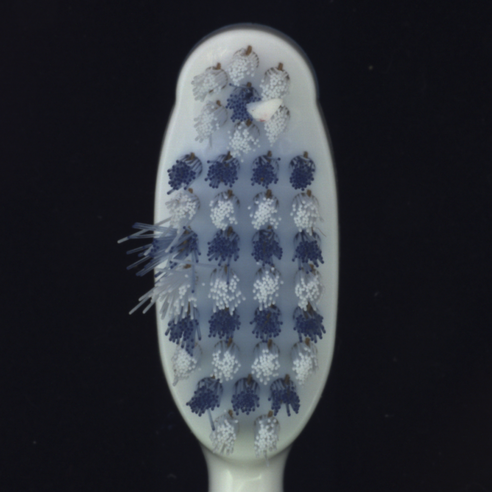
#> input picture data/train/defective/000.png, 492 x 492 px, shrunk from 1024 x 1024 before the run
$ jupyter execute 01_cv_preprocessing.ipynb
#> lines starting #> are read from the running program, lines starting #| are printed output that depends on the picture; after the words box and inside, x2 and y2 are one past the last pixel; in counts of white or black regions, pixels touching at a corner belong together
[cell 1]
import os
import cv2
import numpy as np
import matplotlib.pyplot as plt

[cell 2]
current_dir = os.getcwd()
if current_dir.endswith('notebooks'):
    PROJECT_ROOT = os.path.abspath(os.path.join(current_dir, '..'))
else:
    PROJECT_ROOT = current_dir

DATA_DIR = os.path.join(PROJECT_ROOT, 'data')

[cell 3]
DEFECTIVE_DIR = os.path.join(DATA_DIR, 'train', 'defective')
GOOD_DIR = os.path.join(DATA_DIR, 'train', 'good')
GT_DIR = os.path.join(DATA_DIR, 'ground_truth', 'defective')

[cell 4]
def load_sample(image_name, is_defective=True):
    """
    Loads an image and its corresponding ground truth mask from the local file system.

    Args:
        image_name (str): The filename of the image (e.g., '000.png').
        is_defective (bool): Determines which folder to look in.

    Returns:
        tuple: (RGB image array, Grayscale mask array)
    """
#> called with image_name = '000.png', is_defective = True
    if is_defective:
        img_path = os.path.join(DEFECTIVE_DIR, image_name)
        mask_name = image_name.replace('.png', '_mask.png')
        mask_path = os.path.join(GT_DIR, mask_name)
    else:
        img_path = os.path.join(GOOD_DIR, image_name)
        mask_path = None

    image = cv2.imread(img_path)
#> image is the input picture: shape (492, 492, 3); mean B, G, R 55.2, 48.2, 45.2
    if image is None:
        raise FileNotFoundError(f"Image not found at: {img_path}")
    image = cv2.cvtColor(image, cv2.COLOR_BGR2RGB)

    if mask_path and os.path.exists(mask_path):
        mask = cv2.imread(mask_path, cv2.IMREAD_GRAYSCALE)
    else:
        mask = np.zeros((image.shape[0], image.shape[1]), dtype=np.uint8)

    return image, mask

[cell 5]
test_image_name = '000.png'
img, mask = load_sample(test_image_name, is_defective=True)
#> mask: shape (492, 492); every value is 0

print(f"Successfully loaded '{test_image_name}'!")
print(f"Image matrix shape: {img.shape}, dtype: {img.dtype}")
#| Image matrix shape: (492, 492, 3), dtype: uint8
print(f"Mask matrix shape:  {mask.shape}, dtype: {mask.dtype}")
#| Mask matrix shape:  (492, 492), dtype: uint8

- zamiana z RGB na HSV
- CLAHE - lokalne wyrownywanie histogramu
- guasian blur
- otsu i binaryzacja
- zamkniecie morfologiczne - uzyskanie zwartej maski
- FindContours i fillContours

[cell 6]
def segment_toothbrush_advanced(image_rgb):
    hsv = cv2.cvtColor(image_rgb, cv2.COLOR_RGB2HSV)
#> hsv: shape (492, 492, 3); mean H, S, V 113.4, 64.7, 55.6
    h, s, v = cv2.split(hsv)
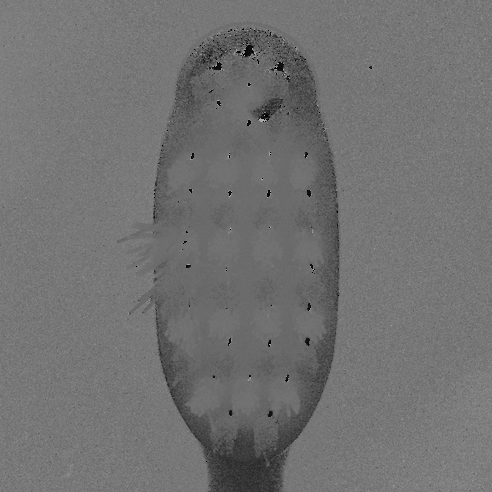
#> h: shape (492, 492); min 0, max 178, mean 113.4
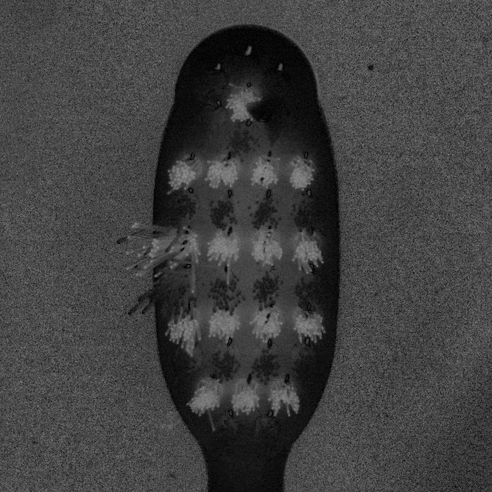
#> s: shape (492, 492); min 0, max 141, mean 64.7

    clahe = cv2.createCLAHE(clipLimit=3.0, tileGridSize=(8, 8))
    enhanced_v = clahe.apply(v)
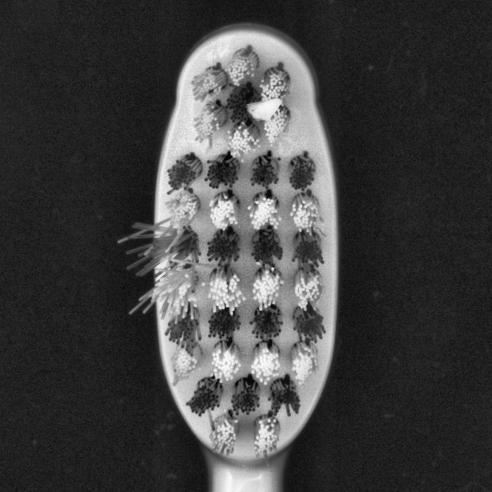
#> enhanced_v: shape (492, 492); min 5, max 249, mean 63.5

    blurred = cv2.GaussianBlur(enhanced_v, (7, 7), 0)

    otsu_thresh, _ = cv2.threshold(blurred, 0, 255, cv2.THRESH_BINARY + cv2.THRESH_OTSU)
#> otsu_thresh = 100

    adjusted_thresh_val = otsu_thresh * 0.7
#> adjusted_thresh_val = 70
    _, final_thresh = cv2.threshold(blurred, adjusted_thresh_val, 255, cv2.THRESH_BINARY)
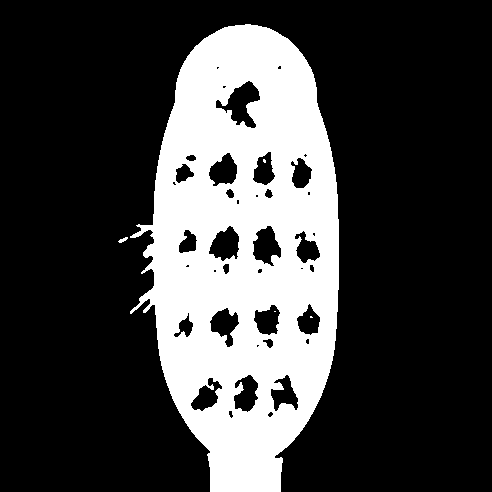
#> final_thresh: shape (492, 492); 25.5% white; 5 white regions (3 under 20 px), largest, box (x1, y1, x2, y2) and area: (130, 24, 339, 492) 61745, (118, 237, 128, 243) 31

    kernel = np.ones((21, 21), np.uint8)
    closed_mask = cv2.morphologyEx(final_thresh, cv2.MORPH_CLOSE, kernel)
#> closed_mask: shape (492, 492); 29.4% white; 1 white region

    contours, _ = cv2.findContours(closed_mask, cv2.RETR_EXTERNAL, cv2.CHAIN_APPROX_SIMPLE)
#> contours = 1 contour; box (x1, y1, x2, y2) and area: (118, 24, 339, 492) 70534
    filled_mask = np.zeros_like(closed_mask)
    for cnt in contours:
        cv2.drawContours(filled_mask, [cnt], -1, 255, -1)
#> this loop made 1 pass

    return filled_mask, enhanced_v

[cell 7]
body_mask, enhanced_img = segment_toothbrush_advanced(img)

plt.figure(figsize=(15, 5))
plt.subplot(1, 3, 1); plt.title("Enhanced (CLAHE)"); plt.imshow(enhanced_img, cmap='gray'); plt.axis('off')
plt.subplot(1, 3, 2); plt.title("Advanced Binary Mask"); plt.imshow(body_mask, cmap='gray'); plt.axis('off')
plt.subplot(1, 3, 3); plt.title("New Overlay Check"); overlay = img.copy(); overlay[body_mask == 0] = [255, 0, 0]; plt.imshow(overlay); plt.axis('off')
#> after `overlay[body_mask == 0] = [255, 0, 0]`:
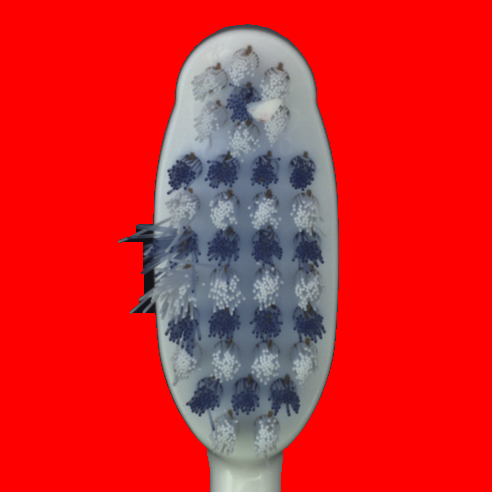
#> overlay: shape (492, 492, 3); mean R, G, B 213.6, 36.5, 39.3
plt.show()

- wycięcie ROI - Region of Interest na podstawie maski obiektu - lepsze do uczenia sieci bo zostawiamy jedynie szczoteczke a niepotrzebne duze tło obcinamy

[cell 8]
def crop_to_roi(image_rgb, binary_mask, padding=20):
    """
    Crops the original image to the Region of Interest (ROI) based on the binary mask.

    Args:
        image_rgb (np.ndarray): Original image.
        binary_mask (np.ndarray): Binary mask of the object.
        padding (int): Extra pixels to add around the bounding box.

    Returns:
        tuple: (Cropped RGB image, Cropped binary mask, Bounding box coordinates (x,y,w,h))
    """
#> called with padding = 30
    contours, _ = cv2.findContours(binary_mask, cv2.RETR_EXTERNAL, cv2.CHAIN_APPROX_SIMPLE)

    if not contours:
        print("Warning: No object found in the mask.")
        return image_rgb, binary_mask, (0, 0, image_rgb.shape[1], image_rgb.shape[0])

    largest_contour = max(contours, key=cv2.contourArea)
#> largest_contour = contour of 382 points, box (x1, y1, x2, y2) (118, 24, 339, 492), area 70534

    x, y, w, h = cv2.boundingRect(largest_contour)
#> x = 118; y = 24; w = 221; h = 468

    x_start = max(0, x - padding)
#> x_start = 88
    y_start = max(0, y - padding)
#> y_start = 0
    x_end = min(image_rgb.shape[1], x + w + padding)
#> x_end = 369
    y_end = min(image_rgb.shape[0], y + h + padding)
#> y_end = 492

    cropped_image = image_rgb[y_start:y_end, x_start:x_end]
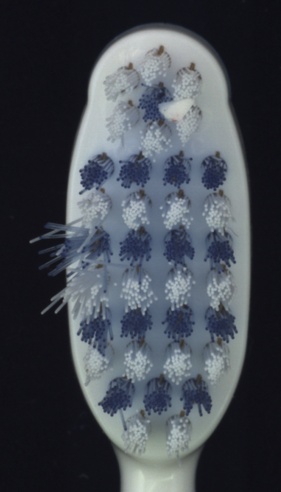
#> cropped_image: shape (492, 281, 3); mean R, G, B 67.1, 72.4, 80.3
    cropped_mask = binary_mask[y_start:y_end, x_start:x_end]
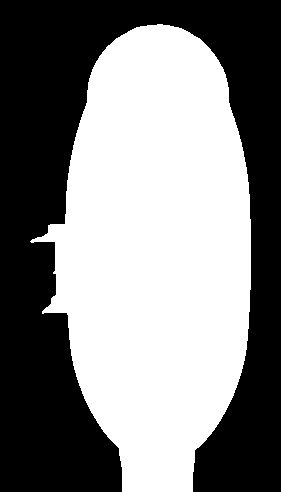
#> cropped_mask: shape (492, 281); 51.4% white; 1 black region, box (x1, y1, x2, y2) and area: (0, 0, 281, 492) 67148

    return cropped_image, cropped_mask, (x_start, y_start, w, h)

cropped_img, cropped_mask, bbox = crop_to_roi(img, body_mask, padding=30)
#> bbox = (88, 0, 221, 468)

plt.figure(figsize=(10, 5))

plt.subplot(1, 2, 1)
plt.title("Cropped RGB Image (ROI)")
plt.imshow(cropped_img)
plt.axis('off')

plt.subplot(1, 2, 2)
plt.title("Cropped Binary Mask")
plt.imshow(cropped_mask, cmap='gray')
plt.axis('off')

plt.tight_layout()
plt.show()

print(f"Original image size: {img.shape}")
#| Original image size: (492, 492, 3)
print(f"Cropped ROI size: {cropped_img.shape}")
#| Cropped ROI size: (492, 281, 3)

- detekcja "odstających" elementów metodą morfologiczną:

- otwarcie z duzym kernelem - usuwamy cienkie wypustki
- dylatacja rdzenia
- obliczenie różnicy - to co jest poza rdzeniem traktujemy jako kandydata defektu zewnetrznego
- otwarcie

[cell 9]
def detect_external_defects_morph(binary_mask, image_rgb):
    """
    Detects external defects (splaying) using morphological opening to isolate
    thin protruding structures from the thick main body.

    Args:
        binary_mask (np.ndarray): Binary mask of the toothbrush.
        image_rgb (np.ndarray): Original image for visualization.

    Returns:
        tuple: (Defect mask, Core body mask, Visualization image)
    """
    kernel_size = 45
    circular_kernel = cv2.getStructuringElement(cv2.MORPH_ELLIPSE, (kernel_size, kernel_size))
#> circular_kernel: shape (45, 45); values 0 (black) and 1 (white), 77.1% white; 4 black regions, box (x1, y1, x2, y2) and area: (0, 0, 22, 18) 116, (23, 0, 45, 18) 116, (0, 27, 22, 45) 116, (23, 27, 45, 45) 116

    core_body_mask = cv2.morphologyEx(binary_mask, cv2.MORPH_OPEN, circular_kernel)
#> core_body_mask: shape (492, 492); 29.2% white; 1 white region, box (x1, y1, x2, y2) and area: (143, 24, 339, 492) 70632

    margin_kernel = cv2.getStructuringElement(cv2.MORPH_ELLIPSE, (15, 15))
    core_body_expanded = cv2.dilate(core_body_mask, margin_kernel, iterations=1)
#> core_body_expanded: shape (492, 492); 32.3% white; 1 white region, box (x1, y1, x2, y2) and area: (136, 17, 346, 492) 78259

    deviation_mask = cv2.bitwise_and(binary_mask, cv2.bitwise_not(core_body_expanded))
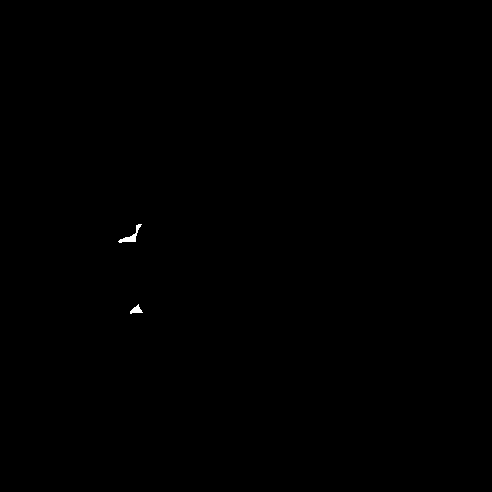
#> deviation_mask: shape (492, 492); 0.08% white; 2 white regions, box (x1, y1, x2, y2) and area: (118, 224, 142, 243) 125, (130, 304, 143, 314) 66

    noise_kernel = np.ones((5, 5), np.uint8)
    filtered_defect_mask = cv2.morphologyEx(deviation_mask, cv2.MORPH_OPEN, noise_kernel)
#> filtered_defect_mask: shape (492, 492); 0.04% white; 2 white regions

    vis_img = image_rgb.copy()

    contours_core, _ = cv2.findContours(core_body_expanded, cv2.RETR_EXTERNAL, cv2.CHAIN_APPROX_SIMPLE)
#> contours_core = 1 contour; box (x1, y1, x2, y2) and area: (136, 17, 346, 492) 77712
    cv2.drawContours(vis_img, contours_core, -1, (0, 255, 0), 3)
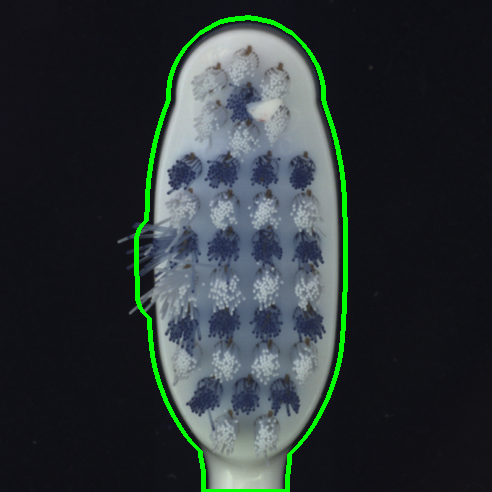
#> vis_img: shape (492, 492, 3); mean R, G, B 44.6, 53.2, 54.5

    defect_cnts, _ = cv2.findContours(filtered_defect_mask, cv2.RETR_EXTERNAL, cv2.CHAIN_APPROX_SIMPLE)
#> defect_cnts = 2 contours; box (x1, y1, x2, y2) and area: (125, 236, 136, 242) 46, (133, 307, 140, 313) 30
    for cnt in defect_cnts:
        x, y, w, h = cv2.boundingRect(cnt)
        cv2.rectangle(vis_img, (x, y), (x+w, y+h), (255, 0, 0), 2)
        cv2.drawContours(vis_img, [cnt], -1, (255, 0, 0), -1)
#> this loop made 2 passes
#> (x, y, w, h) on passes 1 to 2: (133, 307, 7, 6), (125, 236, 11, 6)
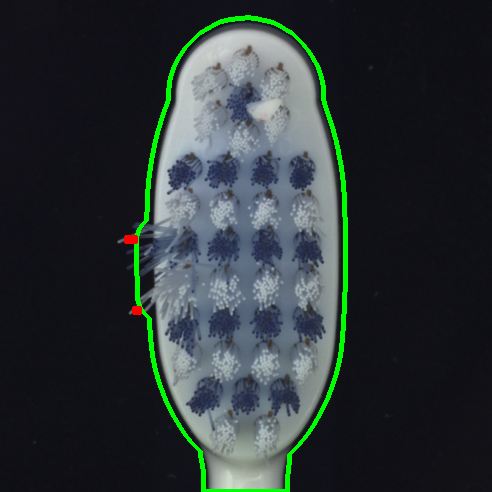
#> vis_img: shape (492, 492, 3); 0.09% of pixels changed, all inside (x1, y1, x2, y2) = (124, 235, 142, 315)

    return filtered_defect_mask, core_body_expanded, vis_img

external_defect_mask, core_shape_vis, detection_vis = detect_external_defects_morph(body_mask, img)

plt.figure(figsize=(15, 8))

plt.subplot(1, 3, 1)
plt.title("Original Binary Mask")
plt.imshow(body_mask, cmap='gray')
plt.axis('off')

plt.subplot(1, 3, 2)
plt.title("Morphological Core (Green Boundary)")
plt.imshow(core_shape_vis, cmap='gray')

plt.subplot(1, 3, 3)
plt.title("Final Morphological Detection")
plt.imshow(detection_vis)
plt.axis('off')

plt.tight_layout()
plt.show()

- komórka do budowy datasetu "data_cropped"
- przechodzi po kazdym obrazie z train
- robi segment_toothbrush_advanced
- znajduje najwiekszy kontur
- cropujemy zeby miec tylko obrazy szczoteczek do trenowania sieci (bez niepotrzebnego dla)

[cell 10]
import os
import cv2
import numpy as np
from glob import glob

def create_cropped_dataset_fixed(source_dir, dest_dir):
    """
    Processes the dataset: segments the entire toothbrush body to find the Bounding Box,
    then crops both the image and the ground truth mask using this box.
    """
#> called with source_dir = 'data', dest_dir = 'data_cropped'
    print(f"Starting FIXED dataset processing from: {source_dir}")
    os.makedirs(dest_dir, exist_ok=True)

    subdirs = [
        ('train/defective', 'ground_truth/defective'),
        ('train/good', None)
    ]

    for img_subdir, mask_subdir in subdirs:
        img_folder = os.path.join(source_dir, img_subdir)
        dest_img_folder = os.path.join(dest_dir, img_subdir)
        os.makedirs(dest_img_folder, exist_ok=True)

        if mask_subdir:
            dest_mask_folder = os.path.join(dest_dir, mask_subdir)
            os.makedirs(dest_mask_folder, exist_ok=True)

        if not os.path.exists(img_folder):
            continue

        image_paths = glob(os.path.join(img_folder, '*.png'))

        for img_path in image_paths:
            filename = os.path.basename(img_path)

            img = cv2.imread(img_path)
            img_rgb = cv2.cvtColor(img, cv2.COLOR_BGR2RGB)

            gt_mask = None
            if mask_subdir:
                mask_filename = filename.replace('.png', '_mask.png')
                orig_mask_path = os.path.join(source_dir, mask_subdir, mask_filename)
                if os.path.exists(orig_mask_path):
                    gt_mask = cv2.imread(orig_mask_path, cv2.IMREAD_GRAYSCALE)

            if gt_mask is None:
                gt_mask = np.zeros((img.shape[0], img.shape[1]), dtype=np.uint8)

            body_mask, _ = segment_toothbrush_advanced(img_rgb)
#> the loop in segment_toothbrush_advanced (call 2), `for cnt in contours:` made 1 pass

            contours, _ = cv2.findContours(body_mask, cv2.RETR_EXTERNAL, cv2.CHAIN_APPROX_SIMPLE)

            if contours:
                largest_contour = max(contours, key=cv2.contourArea)
                x, y, w, h = cv2.boundingRect(largest_contour)
#> x = 118; y = 24; w = 221; h = 468

                padding = 30
                x_start = max(0, x - padding)
#> x_start = 88
                y_start = max(0, y - padding)
#> y_start = 0
                x_end = min(img_rgb.shape[1], x + w + padding)
#> x_end = 369
                y_end = min(img_rgb.shape[0], y + h + padding)
#> y_end = 492

                cropped_img = img_rgb[y_start:y_end, x_start:x_end]
                cropped_gt_mask = gt_mask[y_start:y_end, x_start:x_end]
#> cropped_gt_mask: shape (492, 281); every value is 0
            else:
                cropped_img = img_rgb
                cropped_gt_mask = gt_mask

            save_img_path = os.path.join(dest_img_folder, filename)
            cv2.imwrite(save_img_path, cv2.cvtColor(cropped_img, cv2.COLOR_RGB2BGR))

            if mask_subdir:
                save_mask_path = os.path.join(dest_mask_folder, filename.replace('.png', '_mask.png'))
                cv2.imwrite(save_mask_path, cropped_gt_mask)

    print(f"Successfully created fixed cropped dataset at: {dest_dir}")

DESTINATION_DIR = os.path.join(PROJECT_ROOT, 'data_cropped')
create_cropped_dataset_fixed(DATA_DIR, DESTINATION_DIR)
